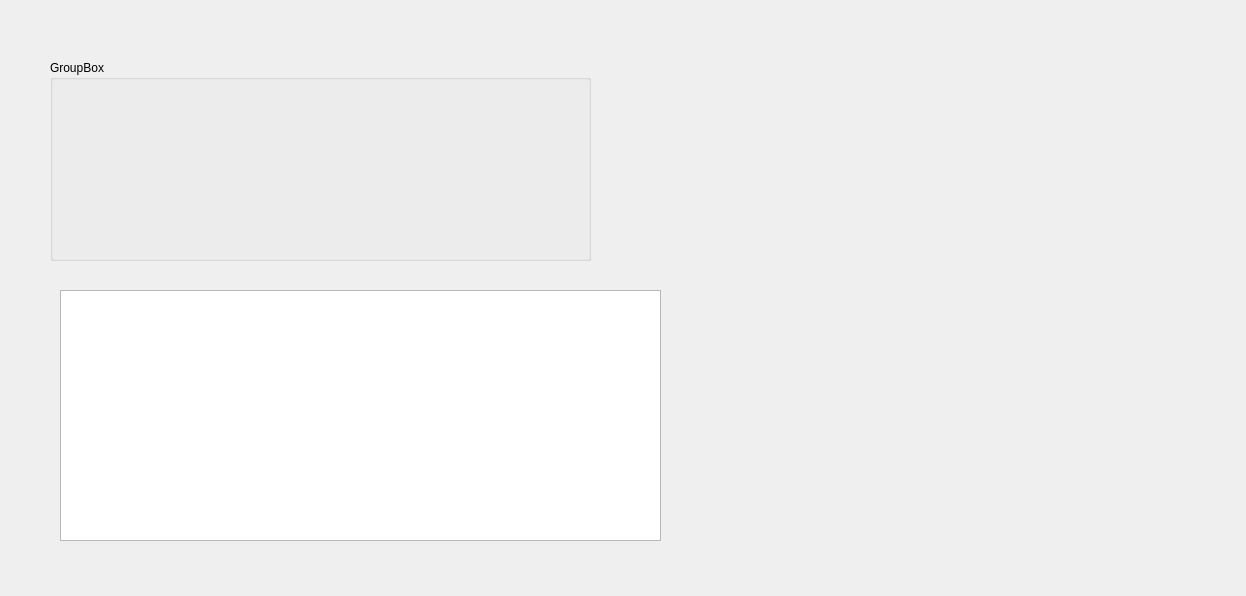
<?xml version="1.0" encoding="UTF-8"?>
<ui version="4.0">
 <class>BirimListesi</class>
 <widget class="QWidget" name="BirimListesi">
  <property name="geometry">
   <rect>
    <x>0</x>
    <y>0</y>
    <width>1246</width>
    <height>596</height>
   </rect>
  </property>
  <property name="windowTitle">
   <string>Form</string>
  </property>
  <widget class="QGroupBox" name="grpArama">
   <property name="geometry">
    <rect>
     <x>50</x>
     <y>60</y>
     <width>541</width>
     <height>201</height>
    </rect>
   </property>
   <property name="title">
    <string>GroupBox</string>
   </property>
  </widget>
  <widget class="QListWidget" name="lstBirimListesi">
   <property name="geometry">
    <rect>
     <x>60</x>
     <y>290</y>
     <width>601</width>
     <height>251</height>
    </rect>
   </property>
  </widget>
 </widget>
 <resources/>
 <connections/>
</ui>
